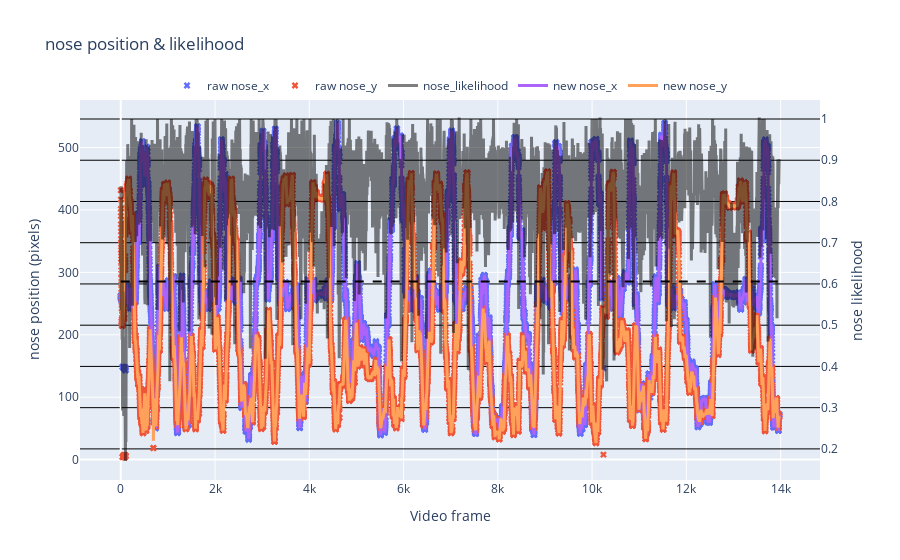

Source (notebook cell):
### Markdown cell above
---
#### 5. Now that we have our file, lets test our processing parameters in an example video

### Code cell
df_smooth = rst.filter_and_smooth_df(params, df_raw)

rst.plot_raw_vs_smooth(params, df_raw, df_smooth, bodypart='nose')

### Figure 1 — Plotly figure (JSON) as saved in the notebook; plotly's stock layout.template omitted (floating-point values rounded to 4 significant figures; data arrays with more than 128 entries replaced by an {"elided": "..."} marker saying what was removed)
{"data": [{"marker": {"size": 6, "symbol": "x"}, "mode": "markers", "name": "raw nose_x", "type": "scatter", "x": {"elided": "13972 int values"}, "y": {"elided": "13972 float values"}}, {"marker": {"size": 6, "symbol": "x"}, "mode": "markers", "name": "raw nose_y", "type": "scatter", "x": {"elided": "13972 int values"}, "y": {"elided": "13972 float values"}}, {"line": {"color": "black", "width": 3}, "name": "nose_likelihood", "opacity": 0.5, "type": "scatter", "x": {"elided": "13972 int values"}, "y": {"elided": "13972 float values"}, "yaxis": "y2"}, {"line": {"width": 3}, "name": "new nose_x", "type": "scatter", "x": {"elided": "13972 int values"}, "y": {"elided": "13972 float values"}}, {"line": {"width": 3}, "name": "new nose_y", "type": "scatter", "x": {"elided": "13972 int values"}, "y": {"elided": "13972 float values"}}], "layout": {"legend": {"orientation": "h", "x": 0.5, "xanchor": "center", "y": 1, "yanchor": "bottom"}, "shapes": [{"line": {"color": "black", "dash": "dash"}, "type": "line", "x0": 0, "x1": 13971, "y0": 0.6061, "y1": 0.6061, "yref": "y2"}], "title": {"text": "nose position & likelihood"}, "xaxis": {"title": {"text": "Video frame"}}, "yaxis": {"title": {"text": "nose position (pixels)"}}, "yaxis2": {"gridcolor": "black", "overlaying": "y", "side": "right", "title": {"text": "nose likelihood"}}}}
